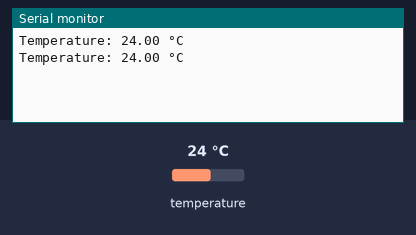
The sketch below on a simulated Arduino Uno, built with avr-gcc and run on an emulated ATmega328P. Parts: the last lines printed to the serial monitor. The test bench sets the inputs (shaded band); at power-on: temperature 24 °C.

Above: at 3.3 s.
3.4 s: temperature set to 12 °C
At 4.7 s:
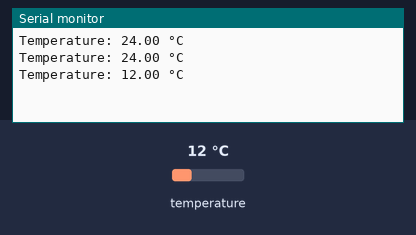
5.9 s: temperature set to 19 °C
At 7.2 s:
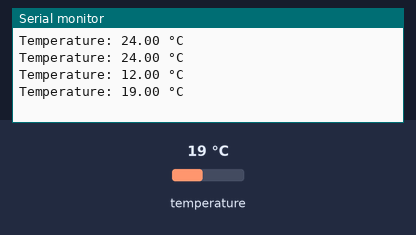
Timing chart, 0 to 8.9 s (numbered marks = the images above; inputs shaded):
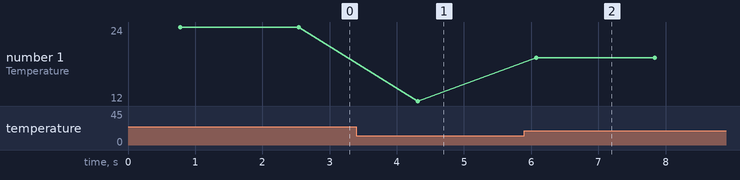

Measured:
- after the input at 3.4 s, the serial monitor: prints a new line after 0.91 s (image 1)
- after the input at 5.9 s, the serial monitor: prints a new line after 0.17 s (image 2)
- plotted number 1: 24 → 12 after the input at 3.4 s, 12 → 19 after the input at 5.9 s

The sketch:

temp_test.ino
```cpp
#include <OneWire.h>
#include <DallasTemperature.h>

// Data wire is connected to pin 2
#define ONE_WIRE_BUS 6

// Setup a oneWire instance to communicate with any OneWire devices
OneWire oneWire(ONE_WIRE_BUS);

// Pass our oneWire reference to DallasTemperature library
DallasTemperature sensors(&oneWire);

void setup() {
  Serial.begin(9600);
  sensors.begin();
}

void loop() {
  sensors.requestTemperatures();
  float temperature = sensors.getTempCByIndex(0);

  Serial.print("Temperature: ");
  Serial.print(temperature);
  Serial.println(" °C");

  delay(1000); // Wait for a second
}
```
